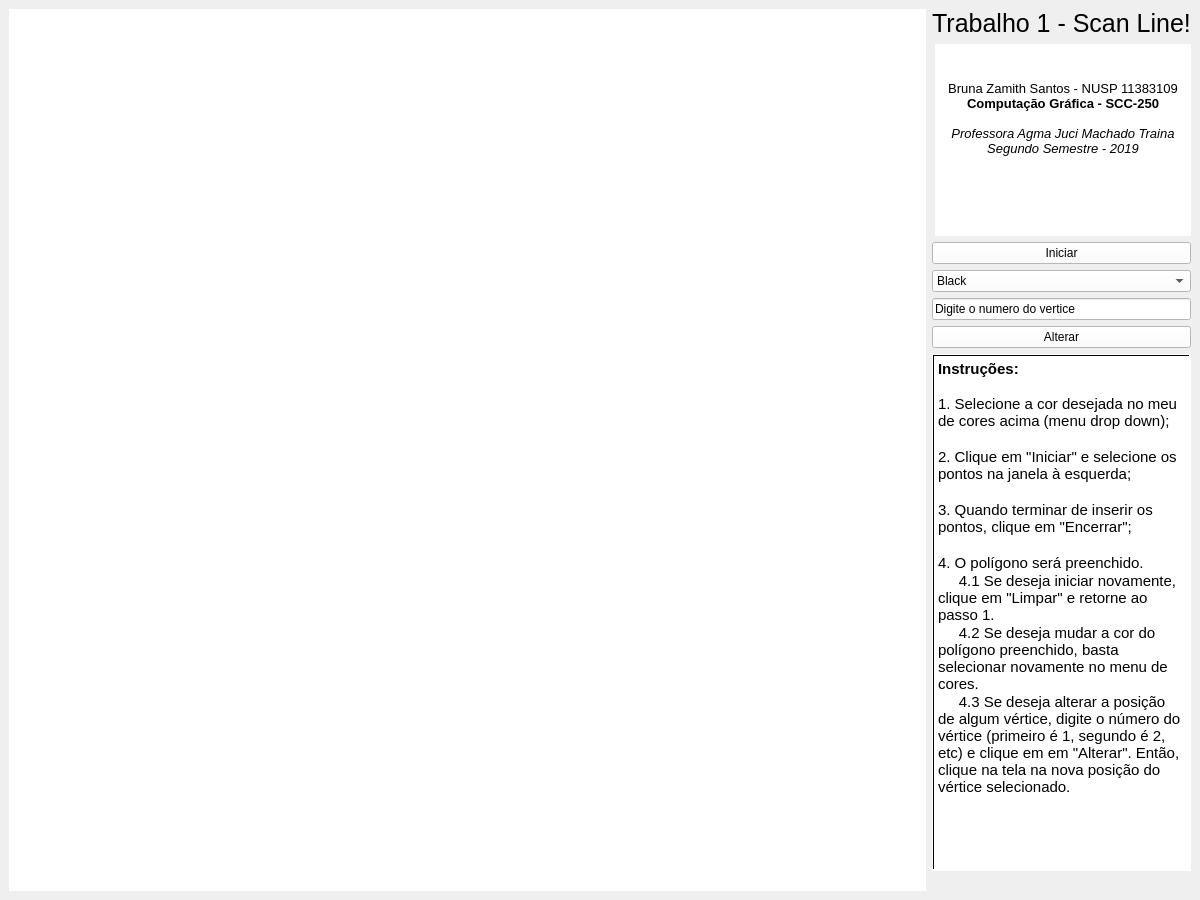
<?xml version="1.0" encoding="UTF-8"?>
<ui version="4.0">
 <class>MainWindow</class>
 <widget class="QMainWindow" name="MainWindow">
  <property name="geometry">
   <rect>
    <x>0</x>
    <y>0</y>
    <width>1200</width>
    <height>900</height>
   </rect>
  </property>
  <property name="windowTitle">
   <string>MainWindow</string>
  </property>
  <property name="layoutDirection">
   <enum>Qt::RightToLeft</enum>
  </property>
  <widget class="QWidget" name="centralwidget">
   <property name="palette">
    <palette>
     <active>
      <colorrole role="WindowText">
       <brush brushstyle="SolidPattern">
        <color alpha="255">
         <red>0</red>
         <green>0</green>
         <blue>0</blue>
        </color>
       </brush>
      </colorrole>
      <colorrole role="Button">
       <brush brushstyle="SolidPattern">
        <color alpha="255">
         <red>255</red>
         <green>255</green>
         <blue>255</blue>
        </color>
       </brush>
      </colorrole>
      <colorrole role="Light">
       <brush brushstyle="SolidPattern">
        <color alpha="255">
         <red>255</red>
         <green>255</green>
         <blue>255</blue>
        </color>
       </brush>
      </colorrole>
      <colorrole role="Midlight">
       <brush brushstyle="SolidPattern">
        <color alpha="255">
         <red>255</red>
         <green>255</green>
         <blue>255</blue>
        </color>
       </brush>
      </colorrole>
      <colorrole role="Dark">
       <brush brushstyle="SolidPattern">
        <color alpha="255">
         <red>255</red>
         <green>255</green>
         <blue>255</blue>
        </color>
       </brush>
      </colorrole>
      <colorrole role="Mid">
       <brush brushstyle="SolidPattern">
        <color alpha="255">
         <red>255</red>
         <green>255</green>
         <blue>255</blue>
        </color>
       </brush>
      </colorrole>
      <colorrole role="Text">
       <brush brushstyle="SolidPattern">
        <color alpha="255">
         <red>0</red>
         <green>0</green>
         <blue>0</blue>
        </color>
       </brush>
      </colorrole>
      <colorrole role="BrightText">
       <brush brushstyle="SolidPattern">
        <color alpha="255">
         <red>255</red>
         <green>255</green>
         <blue>255</blue>
        </color>
       </brush>
      </colorrole>
      <colorrole role="ButtonText">
       <brush brushstyle="SolidPattern">
        <color alpha="255">
         <red>0</red>
         <green>0</green>
         <blue>0</blue>
        </color>
       </brush>
      </colorrole>
      <colorrole role="Base">
       <brush brushstyle="SolidPattern">
        <color alpha="255">
         <red>255</red>
         <green>255</green>
         <blue>255</blue>
        </color>
       </brush>
      </colorrole>
      <colorrole role="Window">
       <brush brushstyle="SolidPattern">
        <color alpha="255">
         <red>255</red>
         <green>255</green>
         <blue>255</blue>
        </color>
       </brush>
      </colorrole>
      <colorrole role="Shadow">
       <brush brushstyle="SolidPattern">
        <color alpha="255">
         <red>0</red>
         <green>0</green>
         <blue>0</blue>
        </color>
       </brush>
      </colorrole>
      <colorrole role="AlternateBase">
       <brush brushstyle="SolidPattern">
        <color alpha="255">
         <red>255</red>
         <green>255</green>
         <blue>255</blue>
        </color>
       </brush>
      </colorrole>
      <colorrole role="ToolTipBase">
       <brush brushstyle="SolidPattern">
        <color alpha="255">
         <red>255</red>
         <green>255</green>
         <blue>220</blue>
        </color>
       </brush>
      </colorrole>
      <colorrole role="ToolTipText">
       <brush brushstyle="SolidPattern">
        <color alpha="255">
         <red>0</red>
         <green>0</green>
         <blue>0</blue>
        </color>
       </brush>
      </colorrole>
      <colorrole role="PlaceholderText">
       <brush brushstyle="SolidPattern">
        <color alpha="128">
         <red>0</red>
         <green>0</green>
         <blue>0</blue>
        </color>
       </brush>
      </colorrole>
     </active>
     <inactive>
      <colorrole role="WindowText">
       <brush brushstyle="SolidPattern">
        <color alpha="255">
         <red>0</red>
         <green>0</green>
         <blue>0</blue>
        </color>
       </brush>
      </colorrole>
      <colorrole role="Button">
       <brush brushstyle="SolidPattern">
        <color alpha="255">
         <red>255</red>
         <green>255</green>
         <blue>255</blue>
        </color>
       </brush>
      </colorrole>
      <colorrole role="Light">
       <brush brushstyle="SolidPattern">
        <color alpha="255">
         <red>255</red>
         <green>255</green>
         <blue>255</blue>
        </color>
       </brush>
      </colorrole>
      <colorrole role="Midlight">
       <brush brushstyle="SolidPattern">
        <color alpha="255">
         <red>255</red>
         <green>255</green>
         <blue>255</blue>
        </color>
       </brush>
      </colorrole>
      <colorrole role="Dark">
       <brush brushstyle="SolidPattern">
        <color alpha="255">
         <red>255</red>
         <green>255</green>
         <blue>255</blue>
        </color>
       </brush>
      </colorrole>
      <colorrole role="Mid">
       <brush brushstyle="SolidPattern">
        <color alpha="255">
         <red>255</red>
         <green>255</green>
         <blue>255</blue>
        </color>
       </brush>
      </colorrole>
      <colorrole role="Text">
       <brush brushstyle="SolidPattern">
        <color alpha="255">
         <red>0</red>
         <green>0</green>
         <blue>0</blue>
        </color>
       </brush>
      </colorrole>
      <colorrole role="BrightText">
       <brush brushstyle="SolidPattern">
        <color alpha="255">
         <red>255</red>
         <green>255</green>
         <blue>255</blue>
        </color>
       </brush>
      </colorrole>
      <colorrole role="ButtonText">
       <brush brushstyle="SolidPattern">
        <color alpha="255">
         <red>0</red>
         <green>0</green>
         <blue>0</blue>
        </color>
       </brush>
      </colorrole>
      <colorrole role="Base">
       <brush brushstyle="SolidPattern">
        <color alpha="255">
         <red>255</red>
         <green>255</green>
         <blue>255</blue>
        </color>
       </brush>
      </colorrole>
      <colorrole role="Window">
       <brush brushstyle="SolidPattern">
        <color alpha="255">
         <red>255</red>
         <green>255</green>
         <blue>255</blue>
        </color>
       </brush>
      </colorrole>
      <colorrole role="Shadow">
       <brush brushstyle="SolidPattern">
        <color alpha="255">
         <red>0</red>
         <green>0</green>
         <blue>0</blue>
        </color>
       </brush>
      </colorrole>
      <colorrole role="AlternateBase">
       <brush brushstyle="SolidPattern">
        <color alpha="255">
         <red>255</red>
         <green>255</green>
         <blue>255</blue>
        </color>
       </brush>
      </colorrole>
      <colorrole role="ToolTipBase">
       <brush brushstyle="SolidPattern">
        <color alpha="255">
         <red>255</red>
         <green>255</green>
         <blue>220</blue>
        </color>
       </brush>
      </colorrole>
      <colorrole role="ToolTipText">
       <brush brushstyle="SolidPattern">
        <color alpha="255">
         <red>0</red>
         <green>0</green>
         <blue>0</blue>
        </color>
       </brush>
      </colorrole>
      <colorrole role="PlaceholderText">
       <brush brushstyle="SolidPattern">
        <color alpha="128">
         <red>0</red>
         <green>0</green>
         <blue>0</blue>
        </color>
       </brush>
      </colorrole>
     </inactive>
     <disabled>
      <colorrole role="WindowText">
       <brush brushstyle="SolidPattern">
        <color alpha="255">
         <red>255</red>
         <green>255</green>
         <blue>255</blue>
        </color>
       </brush>
      </colorrole>
      <colorrole role="Button">
       <brush brushstyle="SolidPattern">
        <color alpha="255">
         <red>255</red>
         <green>255</green>
         <blue>255</blue>
        </color>
       </brush>
      </colorrole>
      <colorrole role="Light">
       <brush brushstyle="SolidPattern">
        <color alpha="255">
         <red>255</red>
         <green>255</green>
         <blue>255</blue>
        </color>
       </brush>
      </colorrole>
      <colorrole role="Midlight">
       <brush brushstyle="SolidPattern">
        <color alpha="255">
         <red>255</red>
         <green>255</green>
         <blue>255</blue>
        </color>
       </brush>
      </colorrole>
      <colorrole role="Dark">
       <brush brushstyle="SolidPattern">
        <color alpha="255">
         <red>255</red>
         <green>255</green>
         <blue>255</blue>
        </color>
       </brush>
      </colorrole>
      <colorrole role="Mid">
       <brush brushstyle="SolidPattern">
        <color alpha="255">
         <red>255</red>
         <green>255</green>
         <blue>255</blue>
        </color>
       </brush>
      </colorrole>
      <colorrole role="Text">
       <brush brushstyle="SolidPattern">
        <color alpha="255">
         <red>255</red>
         <green>255</green>
         <blue>255</blue>
        </color>
       </brush>
      </colorrole>
      <colorrole role="BrightText">
       <brush brushstyle="SolidPattern">
        <color alpha="255">
         <red>255</red>
         <green>255</green>
         <blue>255</blue>
        </color>
       </brush>
      </colorrole>
      <colorrole role="ButtonText">
       <brush brushstyle="SolidPattern">
        <color alpha="255">
         <red>255</red>
         <green>255</green>
         <blue>255</blue>
        </color>
       </brush>
      </colorrole>
      <colorrole role="Base">
       <brush brushstyle="SolidPattern">
        <color alpha="255">
         <red>255</red>
         <green>255</green>
         <blue>255</blue>
        </color>
       </brush>
      </colorrole>
      <colorrole role="Window">
       <brush brushstyle="SolidPattern">
        <color alpha="255">
         <red>255</red>
         <green>255</green>
         <blue>255</blue>
        </color>
       </brush>
      </colorrole>
      <colorrole role="Shadow">
       <brush brushstyle="SolidPattern">
        <color alpha="255">
         <red>0</red>
         <green>0</green>
         <blue>0</blue>
        </color>
       </brush>
      </colorrole>
      <colorrole role="AlternateBase">
       <brush brushstyle="SolidPattern">
        <color alpha="255">
         <red>255</red>
         <green>255</green>
         <blue>255</blue>
        </color>
       </brush>
      </colorrole>
      <colorrole role="ToolTipBase">
       <brush brushstyle="SolidPattern">
        <color alpha="255">
         <red>255</red>
         <green>255</green>
         <blue>220</blue>
        </color>
       </brush>
      </colorrole>
      <colorrole role="ToolTipText">
       <brush brushstyle="SolidPattern">
        <color alpha="255">
         <red>0</red>
         <green>0</green>
         <blue>0</blue>
        </color>
       </brush>
      </colorrole>
      <colorrole role="PlaceholderText">
       <brush brushstyle="SolidPattern">
        <color alpha="128">
         <red>0</red>
         <green>0</green>
         <blue>0</blue>
        </color>
       </brush>
      </colorrole>
     </disabled>
    </palette>
   </property>
   <layout class="QGridLayout" name="gridLayout">
    <item row="0" column="0">
     <layout class="QVBoxLayout" name="verticalLayout_2" stretch="0,0,0,0,0,0,0,0">
      <property name="sizeConstraint">
       <enum>QLayout::SetDefaultConstraint</enum>
      </property>
      <item>
       <widget class="QLabel" name="titulo">
        <property name="sizePolicy">
         <sizepolicy hsizetype="Fixed" vsizetype="Fixed">
          <horstretch>0</horstretch>
          <verstretch>0</verstretch>
         </sizepolicy>
        </property>
        <property name="palette">
         <palette>
          <active>
           <colorrole role="WindowText">
            <brush brushstyle="SolidPattern">
             <color alpha="255">
              <red>0</red>
              <green>0</green>
              <blue>0</blue>
             </color>
            </brush>
           </colorrole>
           <colorrole role="Button">
            <brush brushstyle="SolidPattern">
             <color alpha="255">
              <red>38</red>
              <green>139</green>
              <blue>210</blue>
             </color>
            </brush>
           </colorrole>
           <colorrole role="Light">
            <brush brushstyle="SolidPattern">
             <color alpha="255">
              <red>106</red>
              <green>194</green>
              <blue>255</blue>
             </color>
            </brush>
           </colorrole>
           <colorrole role="Midlight">
            <brush brushstyle="SolidPattern">
             <color alpha="255">
              <red>72</red>
              <green>166</green>
              <blue>232</blue>
             </color>
            </brush>
           </colorrole>
           <colorrole role="Dark">
            <brush brushstyle="SolidPattern">
             <color alpha="255">
              <red>19</red>
              <green>69</green>
              <blue>105</blue>
             </color>
            </brush>
           </colorrole>
           <colorrole role="Mid">
            <brush brushstyle="SolidPattern">
             <color alpha="255">
              <red>25</red>
              <green>93</green>
              <blue>140</blue>
             </color>
            </brush>
           </colorrole>
           <colorrole role="Text">
            <brush brushstyle="SolidPattern">
             <color alpha="255">
              <red>0</red>
              <green>0</green>
              <blue>0</blue>
             </color>
            </brush>
           </colorrole>
           <colorrole role="BrightText">
            <brush brushstyle="SolidPattern">
             <color alpha="255">
              <red>255</red>
              <green>255</green>
              <blue>255</blue>
             </color>
            </brush>
           </colorrole>
           <colorrole role="ButtonText">
            <brush brushstyle="SolidPattern">
             <color alpha="255">
              <red>0</red>
              <green>0</green>
              <blue>0</blue>
             </color>
            </brush>
           </colorrole>
           <colorrole role="Base">
            <brush brushstyle="SolidPattern">
             <color alpha="255">
              <red>255</red>
              <green>255</green>
              <blue>255</blue>
             </color>
            </brush>
           </colorrole>
           <colorrole role="Window">
            <brush brushstyle="SolidPattern">
             <color alpha="255">
              <red>38</red>
              <green>139</green>
              <blue>210</blue>
             </color>
            </brush>
           </colorrole>
           <colorrole role="Shadow">
            <brush brushstyle="SolidPattern">
             <color alpha="255">
              <red>0</red>
              <green>0</green>
              <blue>0</blue>
             </color>
            </brush>
           </colorrole>
           <colorrole role="AlternateBase">
            <brush brushstyle="SolidPattern">
             <color alpha="255">
              <red>146</red>
              <green>197</green>
              <blue>232</blue>
             </color>
            </brush>
           </colorrole>
           <colorrole role="ToolTipBase">
            <brush brushstyle="SolidPattern">
             <color alpha="255">
              <red>255</red>
              <green>255</green>
              <blue>220</blue>
             </color>
            </brush>
           </colorrole>
           <colorrole role="ToolTipText">
            <brush brushstyle="SolidPattern">
             <color alpha="255">
              <red>0</red>
              <green>0</green>
              <blue>0</blue>
             </color>
            </brush>
           </colorrole>
           <colorrole role="PlaceholderText">
            <brush brushstyle="SolidPattern">
             <color alpha="128">
              <red>0</red>
              <green>0</green>
              <blue>0</blue>
             </color>
            </brush>
           </colorrole>
          </active>
          <inactive>
           <colorrole role="WindowText">
            <brush brushstyle="SolidPattern">
             <color alpha="255">
              <red>0</red>
              <green>0</green>
              <blue>0</blue>
             </color>
            </brush>
           </colorrole>
           <colorrole role="Button">
            <brush brushstyle="SolidPattern">
             <color alpha="255">
              <red>38</red>
              <green>139</green>
              <blue>210</blue>
             </color>
            </brush>
           </colorrole>
           <colorrole role="Light">
            <brush brushstyle="SolidPattern">
             <color alpha="255">
              <red>106</red>
              <green>194</green>
              <blue>255</blue>
             </color>
            </brush>
           </colorrole>
           <colorrole role="Midlight">
            <brush brushstyle="SolidPattern">
             <color alpha="255">
              <red>72</red>
              <green>166</green>
              <blue>232</blue>
             </color>
            </brush>
           </colorrole>
           <colorrole role="Dark">
            <brush brushstyle="SolidPattern">
             <color alpha="255">
              <red>19</red>
              <green>69</green>
              <blue>105</blue>
             </color>
            </brush>
           </colorrole>
           <colorrole role="Mid">
            <brush brushstyle="SolidPattern">
             <color alpha="255">
              <red>25</red>
              <green>93</green>
              <blue>140</blue>
             </color>
            </brush>
           </colorrole>
           <colorrole role="Text">
            <brush brushstyle="SolidPattern">
             <color alpha="255">
              <red>0</red>
              <green>0</green>
              <blue>0</blue>
             </color>
            </brush>
           </colorrole>
           <colorrole role="BrightText">
            <brush brushstyle="SolidPattern">
             <color alpha="255">
              <red>255</red>
              <green>255</green>
              <blue>255</blue>
             </color>
            </brush>
           </colorrole>
           <colorrole role="ButtonText">
            <brush brushstyle="SolidPattern">
             <color alpha="255">
              <red>0</red>
              <green>0</green>
              <blue>0</blue>
             </color>
            </brush>
           </colorrole>
           <colorrole role="Base">
            <brush brushstyle="SolidPattern">
             <color alpha="255">
              <red>255</red>
              <green>255</green>
              <blue>255</blue>
             </color>
            </brush>
           </colorrole>
           <colorrole role="Window">
            <brush brushstyle="SolidPattern">
             <color alpha="255">
              <red>38</red>
              <green>139</green>
              <blue>210</blue>
             </color>
            </brush>
           </colorrole>
           <colorrole role="Shadow">
            <brush brushstyle="SolidPattern">
             <color alpha="255">
              <red>0</red>
              <green>0</green>
              <blue>0</blue>
             </color>
            </brush>
           </colorrole>
           <colorrole role="AlternateBase">
            <brush brushstyle="SolidPattern">
             <color alpha="255">
              <red>146</red>
              <green>197</green>
              <blue>232</blue>
             </color>
            </brush>
           </colorrole>
           <colorrole role="ToolTipBase">
            <brush brushstyle="SolidPattern">
             <color alpha="255">
              <red>255</red>
              <green>255</green>
              <blue>220</blue>
             </color>
            </brush>
           </colorrole>
           <colorrole role="ToolTipText">
            <brush brushstyle="SolidPattern">
             <color alpha="255">
              <red>0</red>
              <green>0</green>
              <blue>0</blue>
             </color>
            </brush>
           </colorrole>
           <colorrole role="PlaceholderText">
            <brush brushstyle="SolidPattern">
             <color alpha="128">
              <red>0</red>
              <green>0</green>
              <blue>0</blue>
             </color>
            </brush>
           </colorrole>
          </inactive>
          <disabled>
           <colorrole role="WindowText">
            <brush brushstyle="SolidPattern">
             <color alpha="255">
              <red>19</red>
              <green>69</green>
              <blue>105</blue>
             </color>
            </brush>
           </colorrole>
           <colorrole role="Button">
            <brush brushstyle="SolidPattern">
             <color alpha="255">
              <red>38</red>
              <green>139</green>
              <blue>210</blue>
             </color>
            </brush>
           </colorrole>
           <colorrole role="Light">
            <brush brushstyle="SolidPattern">
             <color alpha="255">
              <red>106</red>
              <green>194</green>
              <blue>255</blue>
             </color>
            </brush>
           </colorrole>
           <colorrole role="Midlight">
            <brush brushstyle="SolidPattern">
             <color alpha="255">
              <red>72</red>
              <green>166</green>
              <blue>232</blue>
             </color>
            </brush>
           </colorrole>
           <colorrole role="Dark">
            <brush brushstyle="SolidPattern">
             <color alpha="255">
              <red>19</red>
              <green>69</green>
              <blue>105</blue>
             </color>
            </brush>
           </colorrole>
           <colorrole role="Mid">
            <brush brushstyle="SolidPattern">
             <color alpha="255">
              <red>25</red>
              <green>93</green>
              <blue>140</blue>
             </color>
            </brush>
           </colorrole>
           <colorrole role="Text">
            <brush brushstyle="SolidPattern">
             <color alpha="255">
              <red>19</red>
              <green>69</green>
              <blue>105</blue>
             </color>
            </brush>
           </colorrole>
           <colorrole role="BrightText">
            <brush brushstyle="SolidPattern">
             <color alpha="255">
              <red>255</red>
              <green>255</green>
              <blue>255</blue>
             </color>
            </brush>
           </colorrole>
           <colorrole role="ButtonText">
            <brush brushstyle="SolidPattern">
             <color alpha="255">
              <red>19</red>
              <green>69</green>
              <blue>105</blue>
             </color>
            </brush>
           </colorrole>
           <colorrole role="Base">
            <brush brushstyle="SolidPattern">
             <color alpha="255">
              <red>38</red>
              <green>139</green>
              <blue>210</blue>
             </color>
            </brush>
           </colorrole>
           <colorrole role="Window">
            <brush brushstyle="SolidPattern">
             <color alpha="255">
              <red>38</red>
              <green>139</green>
              <blue>210</blue>
             </color>
            </brush>
           </colorrole>
           <colorrole role="Shadow">
            <brush brushstyle="SolidPattern">
             <color alpha="255">
              <red>0</red>
              <green>0</green>
              <blue>0</blue>
             </color>
            </brush>
           </colorrole>
           <colorrole role="AlternateBase">
            <brush brushstyle="SolidPattern">
             <color alpha="255">
              <red>38</red>
              <green>139</green>
              <blue>210</blue>
             </color>
            </brush>
           </colorrole>
           <colorrole role="ToolTipBase">
            <brush brushstyle="SolidPattern">
             <color alpha="255">
              <red>255</red>
              <green>255</green>
              <blue>220</blue>
             </color>
            </brush>
           </colorrole>
           <colorrole role="ToolTipText">
            <brush brushstyle="SolidPattern">
             <color alpha="255">
              <red>0</red>
              <green>0</green>
              <blue>0</blue>
             </color>
            </brush>
           </colorrole>
           <colorrole role="PlaceholderText">
            <brush brushstyle="SolidPattern">
             <color alpha="128">
              <red>0</red>
              <green>0</green>
              <blue>0</blue>
             </color>
            </brush>
           </colorrole>
          </disabled>
         </palette>
        </property>
        <property name="font">
         <font>
          <pointsize>19</pointsize>
         </font>
        </property>
        <property name="text">
         <string>Trabalho 1 - Scan Line!</string>
        </property>
        <property name="alignment">
         <set>Qt::AlignCenter</set>
        </property>
       </widget>
      </item>
      <item>
       <widget class="QTextBrowser" name="info">
        <property name="enabled">
         <bool>true</bool>
        </property>
        <property name="sizePolicy">
         <sizepolicy hsizetype="Fixed" vsizetype="Fixed">
          <horstretch>0</horstretch>
          <verstretch>0</verstretch>
         </sizepolicy>
        </property>
        <property name="layoutDirection">
         <enum>Qt::RightToLeft</enum>
        </property>
        <property name="frameShape">
         <enum>QFrame::NoFrame</enum>
        </property>
        <property name="tabChangesFocus">
         <bool>false</bool>
        </property>
        <property name="html">
         <string>&lt;!DOCTYPE HTML PUBLIC &quot;-//W3C//DTD HTML 4.0//EN&quot; &quot;http://www.w3.org/TR/REC-html40/strict.dtd&quot;&gt;
&lt;html&gt;&lt;head&gt;&lt;meta name=&quot;qrichtext&quot; content=&quot;1&quot; /&gt;&lt;style type=&quot;text/css&quot;&gt;
p, li { white-space: pre-wrap; }
&lt;/style&gt;&lt;/head&gt;&lt;body style=&quot; font-family:'Ubuntu'; font-size:11pt; font-weight:400; font-style:normal;&quot;&gt;
&lt;p align=&quot;center&quot; style=&quot;-qt-paragraph-type:empty; margin-top:0px; margin-bottom:0px; margin-left:0px; margin-right:0px; -qt-block-indent:0; text-indent:0px; font-family:'Ubuntu';&quot;&gt;&lt;br /&gt;&lt;/p&gt;
&lt;p align=&quot;center&quot; style=&quot;-qt-paragraph-type:empty; margin-top:0px; margin-bottom:0px; margin-left:0px; margin-right:0px; -qt-block-indent:0; text-indent:0px; font-family:'Ubuntu'; font-size:10pt;&quot;&gt;&lt;br /&gt;&lt;/p&gt;
&lt;p align=&quot;center&quot; style=&quot; margin-top:0px; margin-bottom:0px; margin-left:0px; margin-right:0px; -qt-block-indent:0; text-indent:0px;&quot;&gt;&lt;span style=&quot; font-family:'Ubuntu'; font-size:10pt;&quot;&gt;Bruna Zamith Santos - NUSP 11383109&lt;/span&gt;&lt;/p&gt;
&lt;p align=&quot;center&quot; style=&quot; margin-top:0px; margin-bottom:0px; margin-left:0px; margin-right:0px; -qt-block-indent:0; text-indent:0px;&quot;&gt;&lt;span style=&quot; font-family:'Ubuntu'; font-size:10pt; font-weight:600;&quot;&gt;Computação Gráfica - &lt;/span&gt;&lt;span style=&quot; font-family:'sans-serif'; font-size:10pt; font-weight:600;&quot;&gt;SCC-250&lt;/span&gt;&lt;/p&gt;
&lt;p align=&quot;center&quot; style=&quot;-qt-paragraph-type:empty; margin-top:0px; margin-bottom:0px; margin-left:0px; margin-right:0px; -qt-block-indent:0; text-indent:0px; font-family:'sans-serif'; font-size:10pt; font-weight:600;&quot;&gt;&lt;br /&gt;&lt;/p&gt;
&lt;p align=&quot;center&quot; style=&quot; margin-top:0px; margin-bottom:0px; margin-left:0px; margin-right:0px; -qt-block-indent:0; text-indent:0px;&quot;&gt;&lt;span style=&quot; font-family:'sans-serif'; font-size:10pt; font-style:italic;&quot;&gt;Professora Agma Juci Machado Traina&lt;/span&gt;&lt;/p&gt;
&lt;p align=&quot;center&quot; style=&quot; margin-top:0px; margin-bottom:0px; margin-left:0px; margin-right:0px; -qt-block-indent:0; text-indent:0px;&quot;&gt;&lt;span style=&quot; font-family:'sans-serif'; font-size:10pt; font-style:italic;&quot;&gt;Segundo Semestre - 2019&lt;/span&gt;&lt;/p&gt;&lt;/body&gt;&lt;/html&gt;</string>
        </property>
       </widget>
      </item>
      <item>
       <widget class="QPushButton" name="botaoControle">
        <property name="sizePolicy">
         <sizepolicy hsizetype="Preferred" vsizetype="Fixed">
          <horstretch>0</horstretch>
          <verstretch>0</verstretch>
         </sizepolicy>
        </property>
        <property name="layoutDirection">
         <enum>Qt::LeftToRight</enum>
        </property>
        <property name="autoFillBackground">
         <bool>false</bool>
        </property>
        <property name="text">
         <string>Iniciar</string>
        </property>
        <property name="iconSize">
         <size>
          <width>0</width>
          <height>16</height>
         </size>
        </property>
       </widget>
      </item>
      <item>
       <widget class="QComboBox" name="dropdownCores">
        <property name="sizePolicy">
         <sizepolicy hsizetype="Preferred" vsizetype="Fixed">
          <horstretch>0</horstretch>
          <verstretch>0</verstretch>
         </sizepolicy>
        </property>
        <property name="layoutDirection">
         <enum>Qt::LeftToRight</enum>
        </property>
        <item>
         <property name="text">
          <string>Black</string>
         </property>
        </item>
        <item>
         <property name="text">
          <string>Cyan</string>
         </property>
        </item>
        <item>
         <property name="text">
          <string>Red</string>
         </property>
        </item>
        <item>
         <property name="text">
          <string>Yellow</string>
         </property>
        </item>
        <item>
         <property name="text">
          <string>Green</string>
         </property>
        </item>
        <item>
         <property name="text">
          <string>Blue</string>
         </property>
        </item>
        <item>
         <property name="text">
          <string>Magenta</string>
         </property>
        </item>
        <item>
         <property name="text">
          <string>Gray</string>
         </property>
        </item>
       </widget>
      </item>
      <item>
       <widget class="QLineEdit" name="valorAlterar">
        <property name="sizePolicy">
         <sizepolicy hsizetype="Minimum" vsizetype="Fixed">
          <horstretch>0</horstretch>
          <verstretch>0</verstretch>
         </sizepolicy>
        </property>
        <property name="text">
         <string>Digite o numero do vertice</string>
        </property>
       </widget>
      </item>
      <item>
       <widget class="QPushButton" name="botaoAlterar">
        <property name="text">
         <string>Alterar</string>
        </property>
       </widget>
      </item>
      <item>
       <widget class="QTextBrowser" name="textBrowser">
        <property name="sizePolicy">
         <sizepolicy hsizetype="Preferred" vsizetype="Expanding">
          <horstretch>0</horstretch>
          <verstretch>0</verstretch>
         </sizepolicy>
        </property>
        <property name="frameShape">
         <enum>QFrame::WinPanel</enum>
        </property>
        <property name="html">
         <string>&lt;!DOCTYPE HTML PUBLIC &quot;-//W3C//DTD HTML 4.0//EN&quot; &quot;http://www.w3.org/TR/REC-html40/strict.dtd&quot;&gt;
&lt;html&gt;&lt;head&gt;&lt;meta name=&quot;qrichtext&quot; content=&quot;1&quot; /&gt;&lt;style type=&quot;text/css&quot;&gt;
p, li { white-space: pre-wrap; }
&lt;/style&gt;&lt;/head&gt;&lt;body style=&quot; font-family:'Ubuntu'; font-size:11pt; font-weight:400; font-style:normal;&quot;&gt;
&lt;p style=&quot; margin-top:0px; margin-bottom:0px; margin-left:0px; margin-right:0px; -qt-block-indent:0; text-indent:0px;&quot;&gt;&lt;span style=&quot; font-family:'Ubuntu'; font-weight:600;&quot;&gt;Instruções:&lt;/span&gt;&lt;/p&gt;
&lt;p style=&quot; margin-top:0px; margin-bottom:0px; margin-left:0px; margin-right:0px; -qt-block-indent:0; text-indent:0px;&quot;&gt;&lt;span style=&quot; font-family:'Ubuntu';&quot;&gt;&lt;br /&gt;1. Selecione a cor desejada no meu de cores acima (menu drop down);&lt;/span&gt;&lt;/p&gt;
&lt;p style=&quot;-qt-paragraph-type:empty; margin-top:0px; margin-bottom:0px; margin-left:0px; margin-right:0px; -qt-block-indent:0; text-indent:0px; font-family:'Ubuntu';&quot;&gt;&lt;br /&gt;&lt;/p&gt;
&lt;p style=&quot; margin-top:0px; margin-bottom:0px; margin-left:0px; margin-right:0px; -qt-block-indent:0; text-indent:0px;&quot;&gt;&lt;span style=&quot; font-family:'Ubuntu';&quot;&gt;2. Clique em &amp;quot;Iniciar&amp;quot; e selecione os pontos na janela à esquerda;&lt;/span&gt;&lt;/p&gt;
&lt;p style=&quot;-qt-paragraph-type:empty; margin-top:0px; margin-bottom:0px; margin-left:0px; margin-right:0px; -qt-block-indent:0; text-indent:0px; font-family:'Ubuntu';&quot;&gt;&lt;br /&gt;&lt;/p&gt;
&lt;p style=&quot; margin-top:0px; margin-bottom:0px; margin-left:0px; margin-right:0px; -qt-block-indent:0; text-indent:0px;&quot;&gt;&lt;span style=&quot; font-family:'Ubuntu';&quot;&gt;3. Quando terminar de inserir os pontos, clique em &amp;quot;Encerrar&amp;quot;;&lt;/span&gt;&lt;/p&gt;
&lt;p style=&quot;-qt-paragraph-type:empty; margin-top:0px; margin-bottom:0px; margin-left:0px; margin-right:0px; -qt-block-indent:0; text-indent:0px; font-family:'Ubuntu';&quot;&gt;&lt;br /&gt;&lt;/p&gt;
&lt;p style=&quot; margin-top:0px; margin-bottom:0px; margin-left:0px; margin-right:0px; -qt-block-indent:0; text-indent:0px;&quot;&gt;&lt;span style=&quot; font-family:'Ubuntu';&quot;&gt;4. O polígono será preenchido.&lt;/span&gt;&lt;/p&gt;
&lt;p style=&quot; margin-top:0px; margin-bottom:0px; margin-left:0px; margin-right:0px; -qt-block-indent:0; text-indent:0px;&quot;&gt;&lt;span style=&quot; font-family:'Ubuntu';&quot;&gt;     4.1 Se deseja iniciar novamente, clique em &amp;quot;Limpar&amp;quot; e retorne ao passo 1.&lt;/span&gt;&lt;/p&gt;
&lt;p style=&quot; margin-top:0px; margin-bottom:0px; margin-left:0px; margin-right:0px; -qt-block-indent:0; text-indent:0px;&quot;&gt;&lt;span style=&quot; font-family:'Ubuntu';&quot;&gt;     4.2 Se deseja mudar a cor do polígono preenchido, basta selecionar novamente no menu de cores.&lt;/span&gt;&lt;/p&gt;
&lt;p style=&quot; margin-top:0px; margin-bottom:0px; margin-left:0px; margin-right:0px; -qt-block-indent:0; text-indent:0px;&quot;&gt;&lt;span style=&quot; font-family:'Ubuntu';&quot;&gt;     4.3 Se deseja alterar a posição de algum vértice, digite o número do vértice (primeiro é 1, segundo é 2, etc) e clique em em &amp;quot;Alterar&amp;quot;. Então, clique na tela na nova posição do vértice selecionado.&lt;/span&gt;&lt;/p&gt;&lt;/body&gt;&lt;/html&gt;</string>
        </property>
       </widget>
      </item>
      <item>
       <widget class="QLabel" name="espaco">
        <property name="text">
         <string/>
        </property>
       </widget>
      </item>
     </layout>
    </item>
    <item row="0" column="1">
     <layout class="QHBoxLayout" name="horizontalLayout_3">
      <item>
       <widget class="AreaPoligono" name="areaPoligono" native="true">
        <property name="enabled">
         <bool>true</bool>
        </property>
        <property name="sizePolicy">
         <sizepolicy hsizetype="Expanding" vsizetype="Expanding">
          <horstretch>0</horstretch>
          <verstretch>0</verstretch>
         </sizepolicy>
        </property>
        <property name="mouseTracking">
         <bool>true</bool>
        </property>
        <property name="layoutDirection">
         <enum>Qt::RightToLeft</enum>
        </property>
        <property name="autoFillBackground">
         <bool>true</bool>
        </property>
       </widget>
      </item>
     </layout>
    </item>
   </layout>
  </widget>
 </widget>
 <customwidgets>
  <customwidget>
   <class>AreaPoligono</class>
   <extends>QWidget</extends>
   <header>areapoligono.h</header>
   <container>1</container>
  </customwidget>
 </customwidgets>
 <resources/>
 <connections/>
</ui>
